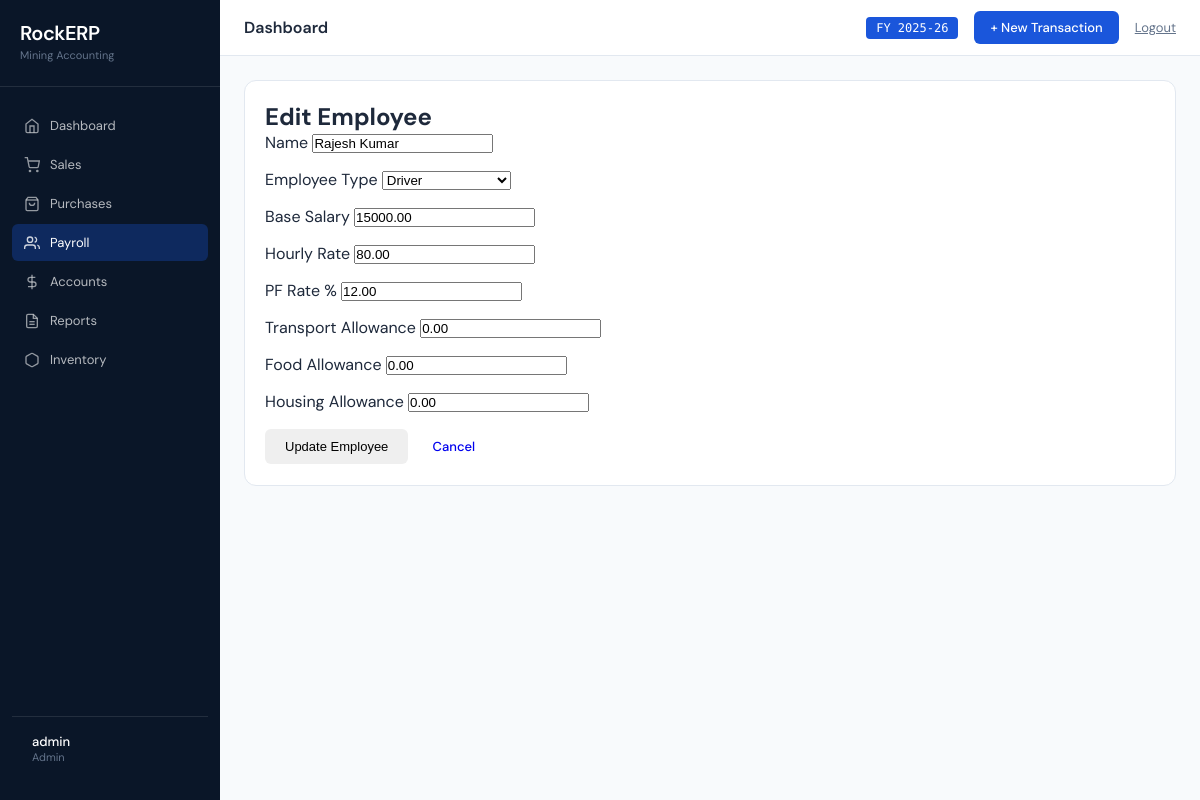
/employees/edit/1 (signed in), run on the app's committed database.
### models.py (models this page shows)
class Employee(db.Model):
    id = db.Column(db.Integer, primary_key=True)
    name = db.Column(db.String(100), nullable=False)
    employee_type = db.Column(db.String(50), nullable=False)
    base_salary = db.Column(db.Numeric(precision=15, scale=2), default=0)
    hourly_rate = db.Column(db.Numeric(precision=15, scale=2), default=0)
    pf_rate = db.Column(db.Numeric(precision=5, scale=2), default=12)
    transport_allowance = db.Column(db.Numeric(precision=15, scale=2), default=0)
    food_allowance = db.Column(db.Numeric(precision=15, scale=2), default=0)
    housing_allowance = db.Column(db.Numeric(precision=15, scale=2), default=0)
    is_active = db.Column(db.Boolean, default=True)
    created_at = db.Column(db.DateTime, default=utc_now)

### routes/payroll.py (the view, shortened to what this page needs)
@bp.route('/employees/edit/<int:id>', methods=['GET', 'POST'])
@login_required
@admin_required
def edit_employee(id):
    employee = Employee.query.get_or_404(id)
    return render_template('edit_employee.html', employee=employee)

### routes/auth_utils.py (called while the page is built)
def login_required(f):
    @wraps(f)
    def decorated_function(*args, **kwargs):
        if 'user_id' not in session:
            flash('Please log in to access this page', 'error')
            return redirect(url_for('auth.login'))
        user = db.session.get(User, session.get('user_id'))
        if user is None:
            session.clear()
            flash('Session expired. Please log in again.', 'error')
            return redirect(url_for('auth.login'))
        return f(*args, **kwargs)
    return decorated_function

def admin_required(f):
    @wraps(f)
    def decorated_function(*args, **kwargs):
        if 'user_id' not in session:
            flash('Please log in to access this page', 'error')
            return redirect(url_for('auth.login'))
        if session.get('role') != 'admin':
            flash('Admin access required', 'error')
            return redirect(url_for('dashboard.index'))
        return f(*args, **kwargs)
    return decorated_function

### templates/edit_employee.html (shortened to what this page needs)
{% extends "base.html" %}
{% block content %}
<div class="card">
    <h2>Edit Employee</h2>
    <form method="POST">
        <div class="form-group">
            <label>Name</label>
            <input type="text" name="name" value="{{ employee.name }}" required>
        </div>
        <div class="form-group">
            <label>Employee Type</label>
            <select name="employee_type" required>
                <option value="Driver" {% if employee.employee_type == 'Driver' %}selected{% endif %}>Driver</option>
            </select>
        </div>
        <div class="form-group">
            <label>Base Salary</label>
            <input type="number" name="base_salary" step="0.01" value="{{ employee.base_salary }}">
        </div>
        <div class="form-group">
            <label>Hourly Rate</label>
            <input type="number" name="hourly_rate" step="0.01" value="{{ employee.hourly_rate }}">
        </div>
        <div class="form-group">
            <label>PF Rate %</label>
            <input type="number" name="pf_rate" step="0.01" value="{{ employee.pf_rate }}">
        </div>
        <div class="form-group">
            <label>Transport Allowance</label>
            <input type="number" name="transport_allowance" step="0.01" value="{{ employee.transport_allowance }}">
        </div>
        <div class="form-group">
            <label>Food Allowance</label>
            <input type="number" name="food_allowance" step="0.01" value="{{ employee.food_allowance }}">
        </div>
        <div class="form-group">
            <label>Housing Allowance</label>
            <input type="number" name="housing_allowance" step="0.01" value="{{ employee.housing_allowance }}">
        </div>
        <button type="submit" class="btn btn-success">Update Employee</button>
        <a href="{{ url_for('payroll.employees') }}" class="btn">Cancel</a>
    </form>
</div>
{% endblock %}

### templates/base.html (style rules this page uses)
:root { --blue: #1A56DB; --teal: #0CA678; --amber: #F59E0B; --red: #EF4444; --border: #E2E8F0; --surface: #F8FAFC; --sidebar-bg: #0A1628; --text-dark: #1E293B; --text-muted: #64748B; --white: #FFFFFF; }
* { margin: 0; padding: 0; box-sizing: border-box; }
body { font-family: 'DM Sans', sans-serif; background: var(--surface); color: var(--text-dark); display: flex; min-height: 100vh; }
.card { background: var(--white); border: 1px solid var(--border); border-radius: 12px; padding: 20px; margin-bottom: 20px; }
.form-group { margin-bottom: 16px; }
.btn { display: inline-block; padding: 10px 20px; border-radius: 6px; font-size: 13px; font-weight: 500; text-decoration: none; cursor: pointer; border: none; transition: all 0.2s; }

### data on the page
Employee: name "Rajesh Kumar", employee_type "Driver", base_salary "15000.00", hourly_rate "80.00", pf_rate "12.00", transport_allowance "0.00", food_allowance "0.00", housing_allowance "0.00"

### other printed values
{{ session.username }} "admin"
{{ session.role }} "Admin"
